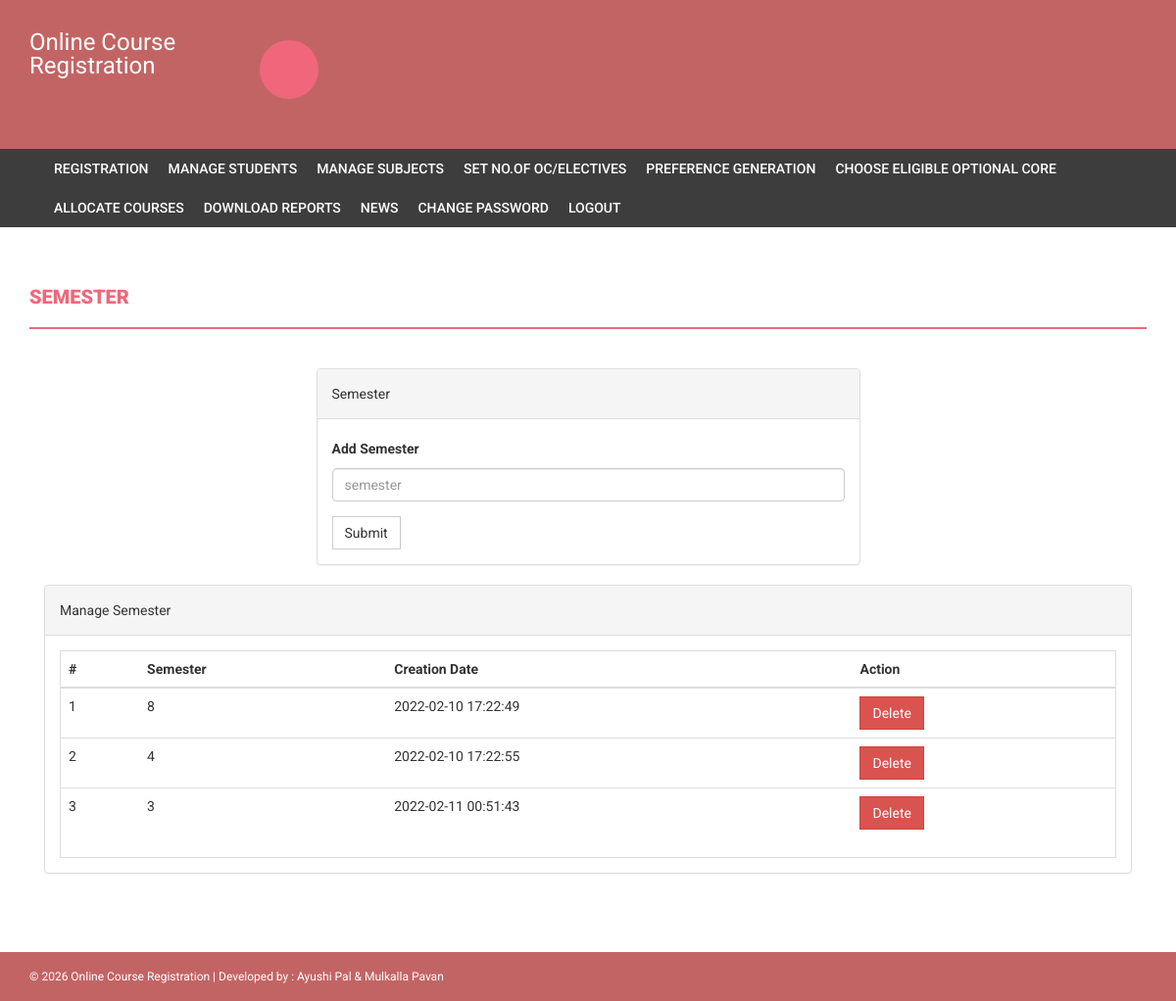
/onlinecourse/admin/semester.php (signed in), run on the app's committed database.
### tables this page shows
CREATE TABLE `semester` (
  `id` int(11) NOT NULL,
  `semester` varchar(255) DEFAULT NULL,
  `creationDate` timestamp NULL DEFAULT current_timestamp(),
  `updationDate` varchar(255) DEFAULT NULL
);

### onlinecourse/admin/semester.php (the view, shortened to what this page needs)
<?php
if(strlen($_SESSION['alogin'])==0)
    {
header('location:index.php');
}
else{
?>
<!DOCTYPE html>
<html xmlns="http://www.w3.org/1999/xhtml">
<head>
    <link href="../assets/css/bootstrap.css" rel="stylesheet" />
    <link href="../assets/css/font-awesome.css" rel="stylesheet" />
    <link href="../assets/css/style.css" rel="stylesheet" />
</head>
<body>
<?php include('includes/header.php');?>
<?php if($_SESSION['alogin']!="")
{
 include('includes/menubar.php');
}
 ?>
    <div class="content-wrapper">
        <div class="container">
              <div class="row">
                    <div class="col-md-12">
                        <h1 class="page-head-line">Semester  </h1>
                    </div>
                </div>
                <div class="row" >
                  <div class="col-md-3"></div>
                    <div class="col-md-6">
                        <div class="panel panel-default">
                        <div class="panel-heading">
                           Semester
                        </div>
                        <div class="panel-body">
                       <form name="semester" method="post">
   <div class="form-group">
    <label for="semester">Add Semester  </label>
    <input type="text" class="form-control" id="semester" name="semester" placeholder="semester" required />
  </div>
 <button type="submit" name="submit" class="btn btn-default">Submit</button>
</form>
                            </div>
                            </div>
                    </div>
                </div>
                <div class="col-md-12">
                    <div class="panel panel-default">
                        <div class="panel-heading">
                            Manage Semester
                        </div>
                        <div class="panel-body">
                            <div class="table-responsive table-bordered">
                                <table class="table">
                                    <thead>
                                        <tr>
                                            <th>#</th>
                                            <th>Semester</th>
                                            <th>Creation Date</th>
                                            <th>Action</th>
                                        </tr>
                                    </thead>
                                    <tbody>
<?php
$sql=mysqli_query($con,"select * from semester");
$cnt=1;
while($row=mysqli_fetch_array($sql))
{
?>
                                        <tr>
                                            <td><?php echo $cnt;?></td>
                                            <td><?php echo htmlentities($row['semester']);?></td>
                                            <td><?php echo htmlentities($row['creationDate']);?></td>
                                            <td>
  <a href="semester.php?id=<?php echo $row['id']?>&del=delete" onClick="return confirm('Are you sure you want to delete?')">
                                            <button class="btn btn-danger">Delete</button>
</a>
                                            </td>
                                        </tr>
<?php
$cnt++;
} ?>
                                    </tbody>
                                </table>
                            </div>
                        </div>
                    </div>
                </div>
            </div>
        </div>
  <?php include('includes/footer.php');?>
</body>
</html>
<?php } ?>

### onlinecourse/assets/css/style.css (style rules this page uses)
body { font-family: 'Roboto', sans-serif; line-height: 30px; }
.content-wrapper { margin-top: 40px; min-height: 600px; padding-bottom: 60px; }
.page-head-line { font-weight: 900; padding-bottom: 20px; border-bottom: 2px solid #F0677C; text-transform: uppercase; color: #F0677C; font-size: 20px; margin-bottom: 40px; }
.btn { border-radius: 0px; -webkit-border-radius: 0px; -moz-border-radius: 0px; }

### data on the page
semester: semester "8", creationDate "2022-02-10 17:22:49"
semester: semester "4", creationDate "2022-02-10 17:22:55"
semester: semester "3", creationDate "2022-02-11 00:51:43"
